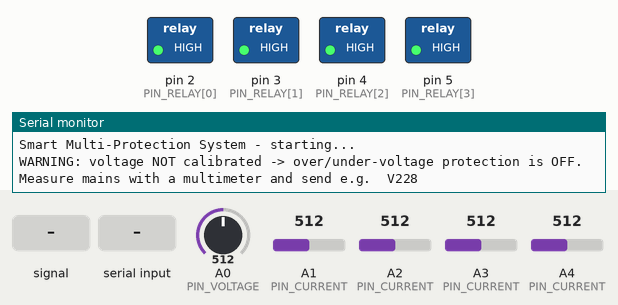
Recording of a sketch running on a simulated Arduino Uno, built with avr-gcc and run on an emulated ATmega328P. Parts: switched loads named in the sketch (green lamp = pin HIGH), the last lines printed to the serial monitor. The inputs (shaded band) are chosen by the test bench; at power-on: A0 (PIN_VOLTAGE) = 512, A1 (PIN_CURRENT) = 512, A2 (PIN_CURRENT) = 512, A3 (PIN_CURRENT) = 512, A4 (PIN_CURRENT) = 512. The modem accepts every AT command (registered, SIM ready, sends succeed) and sends nothing else.

Above: at 0.1 s.
At 3.5 s:
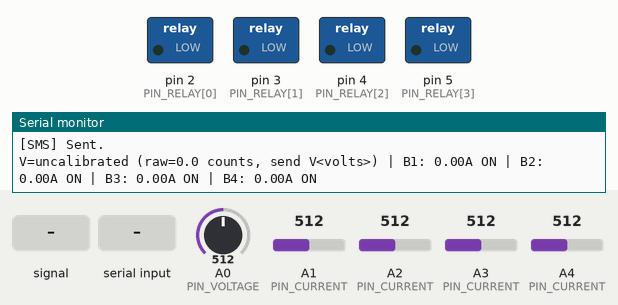
3.6 s: A1 (PIN_CURRENT) fed a 200 Hz sine of ±81 counts around its level
At 5.2 s:
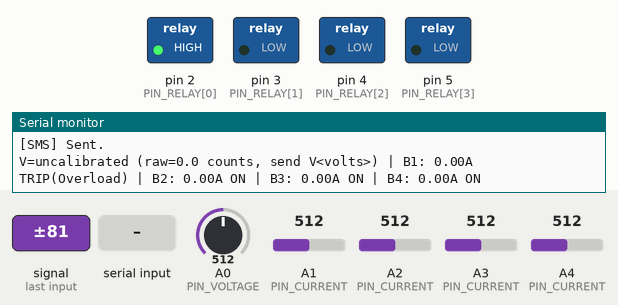
5.5 s: "R90\n" received over Serial
7.0 s: "V,45\n" received over Serial
Timing chart, 0 to 35.7 s (numbered marks = the images above; inputs shaded):
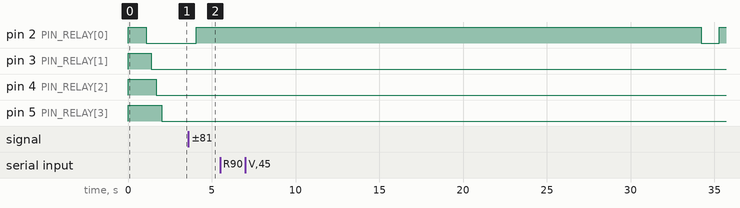

The sketch:

Smart_Multi_Protection_System.ino
```cpp
/*****************************************************************************
 *  Smart Multi-Protection System : Load-wise Fault Isolation
 *  (Individual Trip in Every Branch)
 *
 *  Board   : Arduino UNO
 *  Sensors : ZMPT101B (AC voltage)  -> A0
 *            ACS712-5A x4 (current) -> A1 (Branch 1) ... A4 (Branch 4)
 *  Relays  : 1-channel relay x4     -> D2 (Branch 1) ... D5 (Branch 4)
 *  GSM     : SIM900A (SoftwareSerial) -> D6 / D7
 *
 *  What it does
 *   - Reads mains voltage and the current of each of the 4 branches.
 *   - Overload / short-circuit  -> only that branch trips, others keep running.
 *   - Over / under voltage      -> all branches trip, auto restore when the
 *                                  voltage is stable again.
 *   - Sends an SMS for every fault (non-blocking, healthy branches are still
 *     monitored while the SMS is being sent).
 *
 *  Serial Monitor (115200 baud) commands:
 *     V228  -> calibrate voltage (type the real mains voltage from a multimeter)
 *     R1..R4 / RA -> reset (re-close) a tripped branch / all branches
 *     S     -> print status
 *
 *  !!! SAFETY: this project works with 220V AC. Use proper insulation, an
 *  enclosure, a fuse/MCB on the input, and never touch the circuit while it
 *  is powered. This is a learning / demo project, not a certified protection
 *  device.
 *****************************************************************************/

#include <SoftwareSerial.h>
#include <EEPROM.h>

// ============================ 1. PIN MAP ====================================
#define NUM_BRANCHES 4

const uint8_t PIN_VOLTAGE = A0;                                  // ZMPT101B OUT
const uint8_t PIN_CURRENT[NUM_BRANCHES] = {A1, A2, A3, A4};      // ACS712 OUT
const uint8_t PIN_RELAY[NUM_BRANCHES]   = {2, 3, 4, 5};          // Relay IN

const uint8_t GSM_RX_PIN = 6;   // Arduino RX  <-  SIM900A TXD
const uint8_t GSM_TX_PIN = 7;   // Arduino TX  ->  SIM900A RXD

SoftwareSerial gsm(GSM_RX_PIN, GSM_TX_PIN);

// ========================= 2. USER SETTINGS =================================
// ---- SMS ----
const char PHONE_NUMBER[] = "+8801XXXXXXXXX";   // <-- put your number here

// ---- Relay wiring ----
// Pin level that CONNECTS the load (relay energised, load wired on NO).
// Most blue relay modules are active-LOW -> LOW. If yours is active-HIGH, use HIGH.
const uint8_t RELAY_ON_LEVEL = LOW;

// ---- Voltage protection (RMS volts) ----
const float OVER_VOLTAGE_V  = 245.0;
const float UNDER_VOLTAGE_V = 180.0;
const float VOLTAGE_HYST_V  = 5.0;     // must be back inside the limits by this margin
const float VOLT_CAL_DEFAULT = 0.0;    // volts per ADC count. 0 = not calibrated yet
                                       // (use Serial command V<volts> to calibrate)

// ---- Current protection (RMS amps, per branch) ----
// Set the overload limit BETWEEN "1 bulb" and "2 bulbs" current:
//   40W bulb : 0.18A / 0.36A -> use ~0.27
//   60W bulb : 0.27A / 0.55A -> use ~0.40   (default)
//  100W bulb : 0.45A / 0.91A -> use ~0.68
const float OVERLOAD_A[NUM_BRANCHES] = {0.40, 0.40, 0.40, 0.40};
const float SHORT_CIRCUIT_A = 3.50;     // instant trip (ACS712-5A max ~5A peak)
const float CURRENT_NOISE_A = 0.05;     // readings below this are treated as 0

// ---- Timing / filtering ----
const uint8_t       VOLTAGE_CONFIRM_SCANS  = 3;        // ~0.6 s of bad voltage
const uint8_t       OVERLOAD_CONFIRM_SCANS = 3;        // ~0.6 s of overload
const bool          AUTO_RECLOSE           = true;     // overload only (never after short)
const uint8_t       MAX_RECLOSE_ATTEMPTS   = 3;
const unsigned long RECLOSE_DELAY_MS       = 30000UL;  // wait before re-closing
const unsigned long RECLOSE_OK_MS          = 60000UL;  // healthy this long = recovered
const unsigned long VOLTAGE_RESTORE_MS     = 10000UL;  // stable voltage before restore
const unsigned long INRUSH_BLANK_MS        = 600UL;    // ignore bulb inrush after connect
const unsigned long STATUS_PRINT_MS        = 2000UL;

// ---- ADC / sensor constants ----
const float ADC_REF_V          = 5.0;
const float ADC_STEPS          = 1023.0;
const float ACS712_V_PER_A     = 0.185;        // 5A module = 185 mV/A
const unsigned long SAMPLE_WINDOW_US = 40000UL; // 40 ms = 2 full cycles @ 50 Hz

// ============================ 3. DATA TYPES =================================
const uint8_t FAULT_NONE      = 0;
const uint8_t FAULT_OVERLOAD  = 1;
const uint8_t FAULT_SHORT     = 2;
const uint8_t FAULT_OVERVOLT  = 3;
const uint8_t FAULT_UNDERVOLT = 4;

struct Branch {
  float         current;        // Irms (A)
  bool          tripped;
  bool          lockedOut;      // needs manual reset
  uint8_t       fault;
  uint8_t       overloadCount;
  uint8_t       recloseCount;
  unsigned long tripTime;
  unsigned long closeTime;
};

Branch br[NUM_BRANCHES];

float         mainsV         = 0.0;
float         mainsCounts    = 0.0;
float         voltCalFactor  = VOLT_CAL_DEFAULT;
uint8_t       voltFault      = FAULT_NONE;
uint8_t       voltBadCount   = 0;
bool          voltOkTiming   = false;
unsigned long voltOkSince    = 0;
unsigned long lastStatus     = 0;

// EEPROM layout
const int     EE_ADDR_MAGIC = 0;
const int     EE_ADDR_VCAL  = 1;
const uint8_t EE_MAGIC      = 0xA5;

// ---- SMS queue / state machine ----
#define SMS_QUEUE_LEN 4
#define SMS_MAX_LEN   110

char          smsQueue[SMS_QUEUE_LEN][SMS_MAX_LEN];
uint8_t       smsHead  = 0;
uint8_t       smsCount = 0;
uint8_t       smsState = 0;          // 0 idle, 1 wait '>' prompt, 2 wait result
uint8_t       smsRetry = 0;
unsigned long smsT0    = 0;
unsigned long smsNextAllowed = 0;

char          gsmRx[40];
uint8_t       gsmRxLen = 0;

char          cmdBuf[12];
uint8_t       cmdLen = 0;

// ============================ 4. HELPERS ====================================
const char* faultName(uint8_t f) {
  switch (f) {
    case FAULT_OVERLOAD:  return "Overload";
    case FAULT_SHORT:     return "Short circuit/L-G fault";
    case FAULT_OVERVOLT:  return "Over voltage";
    case FAULT_UNDERVOLT: return "Under voltage";
    default:              return "None";
  }
}

void relayConnect(uint8_t i) { digitalWrite(PIN_RELAY[i], RELAY_ON_LEVEL);  }
void relayTrip(uint8_t i)    { digitalWrite(PIN_RELAY[i], !RELAY_ON_LEVEL); }

// RMS of the AC component (DC offset removed) in ADC counts
float readRmsCounts(uint8_t pin) {
  analogRead(pin);                       // dummy read: let the ADC mux settle
  long sum = 0, sumSq = 0, n = 0;
  unsigned long t0 = micros();
  while (micros() - t0 < SAMPLE_WINDOW_US) {
    long d = (long)analogRead(pin) - 512;
    sum   += d;
    sumSq += d * d;
    n++;
  }
  if (n == 0) return 0.0;
  float mean = (float)sum / n;
  float var  = (float)sumSq / n - mean * mean;
  if (var < 0.0) var = 0.0;
  return sqrt(var);
}

float measureVoltage() {
  mainsCounts = readRmsCounts(PIN_VOLTAGE);
  return mainsCounts * voltCalFactor;
}

float measureCurrent(uint8_t i) {
  float counts = readRmsCounts(PIN_CURRENT[i]);
  float amps   = counts * (ADC_REF_V / ADC_STEPS) / ACS712_V_PER_A;
  if (amps < CURRENT_NOISE_A) amps = 0.0;
  return amps;
}

// ============================ 5. GSM / SMS ==================================
void gsmReadChars() {
  while (gsm.available()) {
    char c = gsm.read();
    if (gsmRxLen >= sizeof(gsmRx) - 1) {          // rolling buffer
      memmove(gsmRx, gsmRx + 20, gsmRxLen - 20);
      gsmRxLen -= 20;
    }
    gsmRx[gsmRxLen++] = c;
    gsmRx[gsmRxLen]   = 0;
  }
}

void gsmClearRx() {
  gsmRxLen = 0;
  gsmRx[0] = 0;
}

// Blocking AT command - used ONLY during setup
bool gsmSend(const __FlashStringHelper* cmd, const char* expect, unsigned long timeoutMs) {
  gsmClearRx();
  gsm.println(cmd);
  unsigned long t0 = millis();
  while (millis() - t0 < timeoutMs) {
    gsmReadChars();
    if (strstr(gsmRx, expect)) return true;
  }
  return false;
}

void gsmInit() {
  gsm.begin(9600);
  delay(1000);

  bool ok = false;
  for (uint8_t k = 0; k < 8 && !ok; k++) ok = gsmSend(F("AT"), "OK", 1000);
  if (!ok) {
    Serial.println(F("[GSM] No response - check wiring/power. SMS may fail."));
    return;
  }
  gsmSend(F("ATE0"), "OK", 1000);              // echo off
  gsmSend(F("AT+CMGF=1"), "OK", 1000);         // SMS text mode
  gsmSend(F("AT+CSCS=\"GSM\""), "OK", 1000);

  bool reg = false;
  for (uint8_t k = 0; k < 20 && !reg; k++) {   // wait for network (max ~20 s)
    gsmSend(F("AT+CREG?"), "OK", 1000);
    if (strstr(gsmRx, ",1") || strstr(gsmRx, ",5")) reg = true;
    else delay(1000);
  }
  Serial.println(reg ? F("[GSM] Network registered.") : F("[GSM] Not registered yet (check SIM/signal)."));
}

void queueSms(const char* text) {
  if (smsCount >= SMS_QUEUE_LEN) return;       // queue full -> drop
  uint8_t tail = (smsHead + smsCount) % SMS_QUEUE_LEN;
  strncpy(smsQueue[tail], text, SMS_MAX_LEN - 1);
  smsQueue[tail][SMS_MAX_LEN - 1] = 0;
  smsCount++;
}

void popSms() {
  smsHead = (smsHead + 1) % SMS_QUEUE_LEN;
  if (smsCount > 0) smsCount--;
}

void smsFinished(bool success) {
  if (success) {
    Serial.println(F("[SMS] Sent."));
    popSms();
    smsRetry = 0;
    smsNextAllowed = millis() + 1000UL;
  } else {
    gsm.write((uint8_t)27);                    // ESC: cancel any pending SMS
    Serial.println(F("[SMS] Failed."));
    if (++smsRetry >= 2) { popSms(); smsRetry = 0; }   // give up after 2 tries
    smsNextAllowed = millis() + 3000UL;
  }
  smsState = 0;
}

// Call this often - it never blocks
void smsTask() {
  gsmReadChars();
  switch (smsState) {
    case 0:
      if (smsCount > 0 && (long)(millis() - smsNextAllowed) >= 0) {
        gsmClearRx();
        gsm.print(F("AT+CMGS=\""));
        gsm.print(PHONE_NUMBER);
        gsm.print(F("\"\r"));
        smsT0 = millis();
        smsState = 1;
      }
      break;

    case 1:                                    // waiting for '>' prompt
      if (strchr(gsmRx, '>')) {
        gsm.print(smsQueue[smsHead]);
        gsm.write((uint8_t)26);                // Ctrl+Z = send
        gsmClearRx();
        smsT0 = millis();
        smsState = 2;
      } else if (millis() - smsT0 > 5000UL) {
        smsFinished(false);
      }
      break;

    case 2:                                    // waiting for result
      if (strstr(gsmRx, "OK"))                                   smsFinished(true);
      else if (strstr(gsmRx, "ERROR") || millis() - smsT0 > 20000UL) smsFinished(false);
      break;
  }
}

void queueFaultSms(uint8_t i) {
  char msg[SMS_MAX_LEN];
  char val[10];
  dtostrf(br[i].current, 1, 2, val);
  snprintf(msg, sizeof(msg), "ALERT: Branch %u tripped - %s (%sA). %s",
           (unsigned)(i + 1), faultName(br[i].fault), val,
           br[i].lockedOut ? "Locked out, manual reset needed."
                           : "Other branches ON.");
  queueSms(msg);
}

// ====================== 6. BRANCH CONTROL / PROTECTION ======================
void connectBranch(uint8_t i) {
  relayConnect(i);
  br[i].tripped       = false;
  br[i].fault         = FAULT_NONE;
  br[i].overloadCount = 0;
  br[i].closeTime     = millis();
}

void tripBranch(uint8_t i, uint8_t fault) {
  if (br[i].tripped) return;

  relayTrip(i);                                // trip FIRST, then do the rest
  br[i].tripped       = true;
  br[i].fault         = fault;
  br[i].tripTime      = millis();
  br[i].overloadCount = 0;

  if (fault == FAULT_SHORT) {
    br[i].lockedOut = true;                    // never auto-close into a short
  } else if (fault == FAULT_OVERLOAD &&
             (!AUTO_RECLOSE || br[i].recloseCount >= MAX_RECLOSE_ATTEMPTS)) {
    br[i].lockedOut = true;
  }

  Serial.print(F("[TRIP] Branch "));
  Serial.print(i + 1);
  Serial.print(F(" - "));
  Serial.print(faultName(fault));
  Serial.print(F(" ("));
  Serial.print(br[i].current, 2);
  Serial.println(F(" A)"));

  // SMS only on first trip or when finally locked out (avoids SMS spam)
  if ((fault == FAULT_OVERLOAD || fault == FAULT_SHORT) &&
      (br[i].recloseCount == 0 || br[i].lockedOut)) {
    queueFaultSms(i);
  }
}

void resetBranch(uint8_t i) {
  if (!br[i].tripped) {
    Serial.print(F("Branch ")); Serial.print(i + 1); Serial.println(F(" is already ON."));
    return;
  }
  if (voltFault != FAULT_NONE) {
    Serial.println(F("Voltage fault active - cannot reset yet."));
    return;
  }
  br[i].lockedOut    = false;
  br[i].recloseCount = 0;
  connectBranch(i);
  Serial.print(F("[RESET] Branch ")); Serial.print(i + 1); Serial.println(F(" connected."));
}

void handleVoltage() {
  if (voltCalFactor <= 0.0) return;            // not calibrated -> voltage protection off

  bool over  = mainsV > OVER_VOLTAGE_V;
  bool under = mainsV < UNDER_VOLTAGE_V;
  char msg[SMS_MAX_LEN];
  char val[10];
  dtostrf(mainsV, 1, 1, val);

  if (over || under) {
    voltOkTiming = false;
    if (voltBadCount < 255) voltBadCount++;

    if (voltBadCount >= VOLTAGE_CONFIRM_SCANS && voltFault == FAULT_NONE) {
      voltFault = over ? FAULT_OVERVOLT : FAULT_UNDERVOLT;
      for (uint8_t i = 0; i < NUM_BRANCHES; i++) tripBranch(i, voltFault);
      snprintf(msg, sizeof(msg), "ALERT: %s %sV. All branches tripped.", faultName(voltFault), val);
      queueSms(msg);
    }
  } else {
    voltBadCount = 0;
    if (voltFault != FAULT_NONE) {
      bool inBand = (mainsV < OVER_VOLTAGE_V - VOLTAGE_HYST_V) &&
                    (mainsV > UNDER_VOLTAGE_V + VOLTAGE_HYST_V);
      if (!inBand) {
        voltOkTiming = false;
      } else if (!voltOkTiming) {
        voltOkTiming = true;
        voltOkSince  = millis();
      } else if (millis() - voltOkSince >= VOLTAGE_RESTORE_MS) {
        voltFault    = FAULT_NONE;
        voltOkTiming = false;
        for (uint8_t i = 0; i < NUM_BRANCHES; i++) {
          if (br[i].tripped &&
              (br[i].fault == FAULT_OVERVOLT || br[i].fault == FAULT_UNDERVOLT)) {
            connectBranch(i);
            delay(200);                        // stagger to reduce inrush
          }
        }
        Serial.println(F("[VOLT] Voltage normal - branches restored."));
        snprintf(msg, sizeof(msg), "Voltage normal (%sV). Branches restored.", val);
        queueSms(msg);
      }
    }
  }
}

void checkBranch(uint8_t i) {
  Branch &b = br[i];

  if (b.tripped) { b.current = 0.0; return; }

  b.current = measureCurrent(i);
  if (millis() - b.closeTime < INRUSH_BLANK_MS) return;     // ignore inrush

  // ---- short circuit / L-G fault (very high current): confirm once, then trip ----
  if (b.current >= SHORT_CIRCUIT_A) {
    float again = measureCurrent(i);
    if (again >= SHORT_CIRCUIT_A) {
      b.current = again;
      tripBranch(i, FAULT_SHORT);
      return;
    }
  }

  // ---- overload (both lamps ON in the same branch) ----
  if (b.current >= OVERLOAD_A[i]) {
    if (++b.overloadCount >= OVERLOAD_CONFIRM_SCANS) tripBranch(i, FAULT_OVERLOAD);
  } else {
    b.overloadCount = 0;
  }
}

void handleRecovery() {
  char msg[SMS_MAX_LEN];
  for (uint8_t i = 0; i < NUM_BRANCHES; i++) {
    Branch &b = br[i];

    // automatic re-close after overload
    if (b.tripped && b.fault == FAULT_OVERLOAD && !b.lockedOut &&
        voltFault == FAULT_NONE && millis() - b.tripTime >= RECLOSE_DELAY_MS) {
      b.recloseCount++;
      connectBranch(i);
      Serial.print(F("[RECLOSE] Branch ")); Serial.print(i + 1);
      Serial.print(F(" attempt ")); Serial.println(b.recloseCount);
    }

    // stayed healthy long enough -> recovered
    if (!b.tripped && b.recloseCount > 0 && millis() - b.closeTime >= RECLOSE_OK_MS) {
      b.recloseCount = 0;
      snprintf(msg, sizeof(msg), "Branch %u restored normally.", (unsigned)(i + 1));
      queueSms(msg);
    }
  }
}

// ============================ 7. SERIAL / STATUS ============================
void printStatus() {
  if (voltCalFactor > 0.0) {
    Serial.print(F("V=")); Serial.print(mainsV, 1);
  } else {
    Serial.print(F("V=uncalibrated (raw=")); Serial.print(mainsCounts, 1);
    Serial.print(F(" counts, send V<volts>)"));
  }
  for (uint8_t i = 0; i < NUM_BRANCHES; i++) {
    Serial.print(F(" | B")); Serial.print(i + 1); Serial.print(F(": "));
    Serial.print(br[i].current, 2); Serial.print(F("A "));
    if (br[i].tripped) {
      Serial.print(F("TRIP("));
      Serial.print(faultName(br[i].fault));
      Serial.print(br[i].lockedOut ? F(",LOCKED)") : F(")"));
    } else {
      Serial.print(F("ON"));
    }
  }
  Serial.println();
}

void calibrateVoltage(float actualV) {
  if (actualV < 100.0 || actualV > 300.0) {
    Serial.println(F("Usage: V<measured mains volts>, e.g. V228"));
    return;
  }
  float counts = 0.0;
  for (uint8_t k = 0; k < 5; k++) counts += readRmsCounts(PIN_VOLTAGE);
  counts /= 5.0;
  if (counts < 5.0) {
    Serial.println(F("No AC signal on A0 - check ZMPT101B wiring / trimpot."));
    return;
  }
  voltCalFactor = actualV / counts;
  EEPROM.write(EE_ADDR_MAGIC, EE_MAGIC);
  EEPROM.put(EE_ADDR_VCAL, voltCalFactor);
  Serial.print(F("Calibrated & saved. Factor = "));
  Serial.println(voltCalFactor, 4);
}

void processCommand() {
  char c0 = toupper(cmdBuf[0]);
  if (c0 == 'R') {
    if (toupper(cmdBuf[1]) == 'A') {
      for (uint8_t i = 0; i < NUM_BRANCHES; i++) resetBranch(i);
    } else {
      int n = atoi(cmdBuf + 1);
      if (n >= 1 && n <= NUM_BRANCHES) resetBranch(n - 1);
      else Serial.println(F("Use R1..R4 or RA"));
    }
  } else if (c0 == 'V') {
    calibrateVoltage(atof(cmdBuf + 1));
  } else if (c0 == 'S') {
    printStatus();
  }
}

void handleSerial() {
  while (Serial.available()) {
    char c = Serial.read();
    if (c == '\n' || c == '\r') {
      if (cmdLen > 0) {
        cmdBuf[cmdLen] = 0;
        processCommand();
        cmdLen = 0;
      }
    } else if (cmdLen < sizeof(cmdBuf) - 1) {
      cmdBuf[cmdLen++] = c;
    }
  }
}

// ============================ 8. SETUP / LOOP ===============================
void setup() {
  // Relays first: force every branch OFF so nothing glitches at power-up
  for (uint8_t i = 0; i < NUM_BRANCHES; i++) {
    digitalWrite(PIN_RELAY[i], !RELAY_ON_LEVEL);
    pinMode(PIN_RELAY[i], OUTPUT);
    br[i].tripped = true;
  }

  Serial.begin(115200);
  Serial.println(F("\nSmart Multi-Protection System - starting..."));

  // Load saved voltage calibration
  if (EEPROM.read(EE_ADDR_MAGIC) == EE_MAGIC) {
    float f;
    EEPROM.get(EE_ADDR_VCAL, f);
    if (f > 0.05 && f < 50.0) voltCalFactor = f;
  }
  if (voltCalFactor <= 0.0) {
    Serial.println(F("WARNING: voltage NOT calibrated -> over/under-voltage protection is OFF."));
    Serial.println(F("Measure mains with a multimeter and send e.g.  V228"));
  }

  gsmInit();

  // Initial voltage check, then connect branches one by one
  mainsV = measureVoltage();
  bool voltOk = (voltCalFactor <= 0.0) ||
                (mainsV <= OVER_VOLTAGE_V && mainsV >= UNDER_VOLTAGE_V);
  if (voltOk) {
    for (uint8_t i = 0; i < NUM_BRANCHES; i++) {
      connectBranch(i);
      delay(300);
    }
  } else {
    voltFault = (mainsV > OVER_VOLTAGE_V) ? FAULT_OVERVOLT : FAULT_UNDERVOLT;
    for (uint8_t i = 0; i < NUM_BRANCHES; i++) br[i].fault = voltFault;
    Serial.println(F("Voltage out of range at start - branches kept OFF."));
  }

  queueSms("Smart protection system started.");
  Serial.println(F("System ready. Commands: V<volts>, R1..R4, RA, S"));
}

void loop() {
  // 1) mains voltage
  mainsV = measureVoltage();
  handleVoltage();
  smsTask();

  // 2) every branch, one by one (SMS keeps running in between)
  for (uint8_t i = 0; i < NUM_BRANCHES; i++) {
    checkBranch(i);
    smsTask();
  }

  // 3) auto re-close / recovery, serial commands, status print
  handleRecovery();
  handleSerial();
  smsTask();

  if (millis() - lastStatus >= STATUS_PRINT_MS) {
    lastStatus = millis();
    printStatus();
  }
}
```

Measured:
- after the input at 3.6 s, pin 2 (PIN_RELAY[0]): LOW → HIGH after 0.46 s
